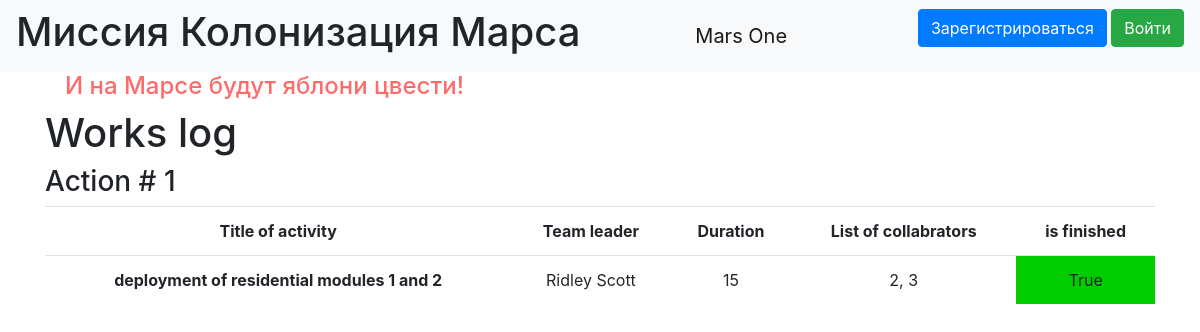
The page /index on the database as committed earlier.
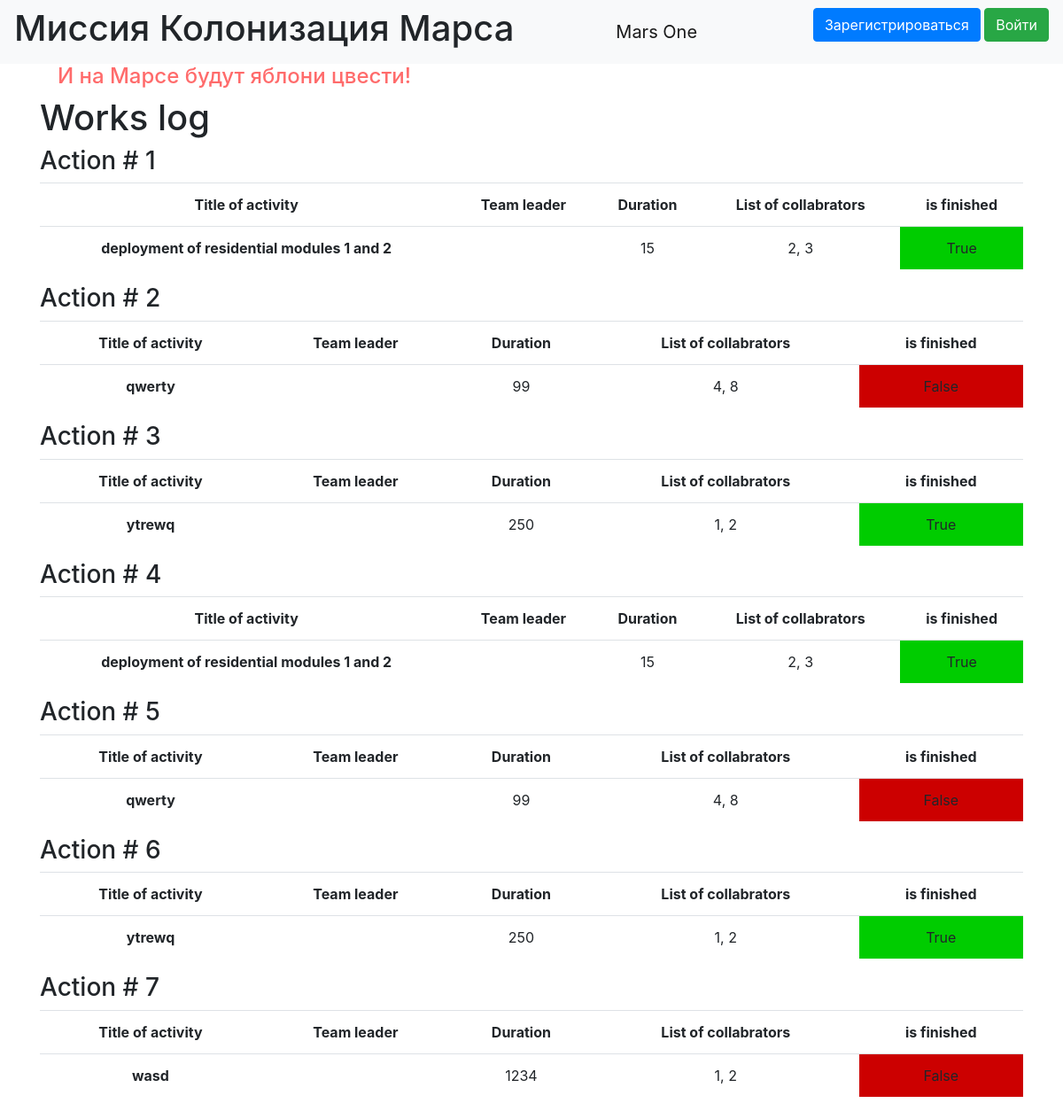
The same page on the database as committed later.
### data/jobs.py (models this page shows, shortened)
class Job(SqlAlchemyBase, UserMixin, SerializerMixin):
    __tablename__ = 'jobs'
    id = sqlalchemy.Column(sqlalchemy.Integer,
                           primary_key=True, autoincrement=True)
    team_leader = sqlalchemy.Column(sqlalchemy.Integer, nullable=True)
    job = sqlalchemy.Column(sqlalchemy.String, nullable=True)
    work_size = sqlalchemy.Column(sqlalchemy.Integer, nullable=True)
    collaborators = sqlalchemy.Column(sqlalchemy.String, nullable=True)
    start_date = sqlalchemy.Column(sqlalchemy.DateTime,
                                     default=datetime.datetime.now)
    end_date = sqlalchemy.Column(sqlalchemy.DateTime,
                                     default=datetime.datetime.now)
    is_finished = sqlalchemy.Column(sqlalchemy.Boolean, nullable=True)

### main.py (the view)
@app.route('/')
@app.route('/index')
def index(**param):
    jobs = db_sess.query(Job).all()
    users = db_sess.query(User).all()
    names = {}
    for user in users:
        names[user.id] = f"{user.surname} {user.name}"
    print(names)
    return render_template('index.html', jobs=jobs, names=names, **param)

### templates/index.html
{% extends "base.html" %}
{% block content %}
<h1>Works log</h1>
{% for job in jobs %}
<h3>Action # {{ loop.index }}</h3>
<table class="table">
  <tread>
    <tr>
      <th scope="col">Title of activity</th>
      <th scope="col">Team leader</th>
      <th scope="col">Duration</th>
      <th scope="col">List of collabrators</th>
      <th scope="col">is finished</th>
    </tr>
  </tread>
  <tr>
    <th scope="row">{{ job.job }}</th>
    <td>{{ names[job.team_leader] }}</td>
    <td>{{ job.work_size }}</td>
    <td>{{ job.collaborators }}</td>
    {% if job.is_finished %}
    <td bgcolor="00cc00">{{ job.is_finished }}</td>
    {% else %}
    <td bgcolor="cc0000">{{ job.is_finished }}</td>
    {% endif %}
  </tr>
</table>
{% endfor %}
{% endblock %}

### templates/base.html (shortened to what this page needs)
<!doctype html>
<html lang="en">
<head>
    <link rel="stylesheet"
          href="https://stackpath.bootstrapcdn.com/bootstrap/4.4.1/css/bootstrap.min.css"
>
        <link rel="stylesheet" href="{{ url_for('static', filename='css/style.css') }}">
</head>
<body>
<header>
    <nav class="navbar navbar-light bg-light">
        <h1>Миссия Колонизация Марса</h1>
        <a class="navbar-brand" href="#">Mars One</a>
        {% if current_user.is_authenticated %}
            <a class="navbar-brand" href="/logout">{{ current_user.name }}</a>
        {% else %}
            <p>
                <a class="btn btn-primary " href="/register">Зарегистрироваться</a>
                <a class="btn btn-success" href="/login">Войти</a>
            </p>
        {% endif %}
    </nav>
</header>
<main role="main" class="container">
    <h4>И на Марсе будут яблони цвести!</h4>
    {% block content %}{% endblock %}
</main>
</body>
</html>

### static/css/style.css (style rules this page uses)
h4 { color: #ff6b6b; padding-left: 20px; }
table { text-align: center; margin-left: auto; margin-right: auto; }

Rows that differ between the two databases and show on the page:
changed Job (number 1 of 7 on the later page): team_leader "Ridley Scott" → (not shown)
added Job: job "qwerty", work_size "99", collaborators "4, 8", is_finished "False"
added Job: job "ytrewq", work_size "250", collaborators "1, 2", is_finished "True"
added Job: job "deployment of residential modules 1 and 2", work_size "15", collaborators "2, 3", is_finished "True"
added Job: job "qwerty", work_size "99", collaborators "4, 8", is_finished "False"
added Job: job "ytrewq", work_size "250", collaborators "1, 2", is_finished "True"
added Job: job "wasd", work_size "1234", collaborators "1, 2", is_finished "False"
